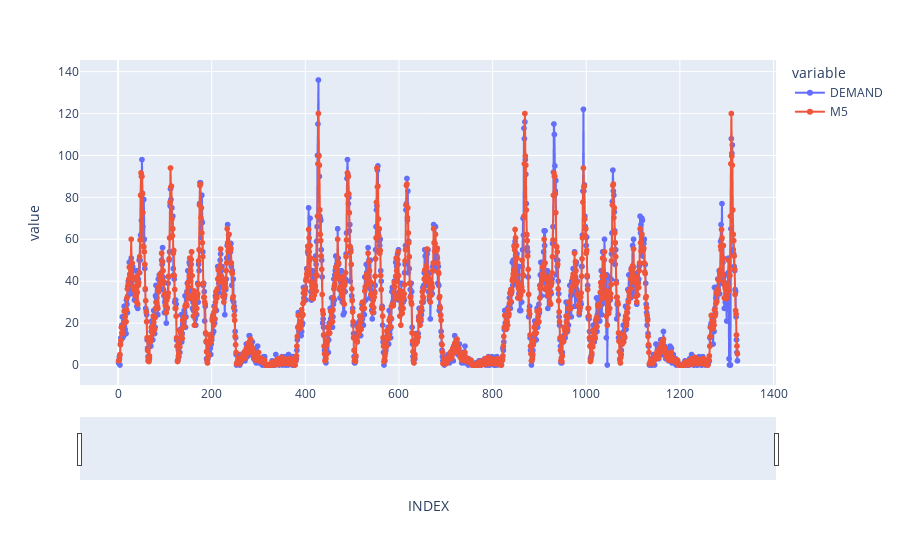

Source (notebook cell):
### Code cell
fig=px.line(df, x='INDEX', y=['DEMAND', 'M5'], markers=True)
fig.update_xaxes(rangeslider_visible=True)
fig.show()

### Figure 1 — Plotly figure (JSON) as saved in the notebook; plotly's stock layout.template omitted (floating-point values rounded to 4 significant figures; data arrays with more than 128 entries replaced by an {"elided": "..."} marker saying what was removed)
{"data": [{"hovertemplate": "variable=DEMAND<br>INDEX=%{x}<br>value=%{y}<extra></extra>", "legendgroup": "DEMAND", "line": {"color": "#636efa", "dash": "solid"}, "marker": {"symbol": "circle"}, "mode": "markers+lines", "name": "DEMAND", "showlegend": true, "type": "scattergl", "x": {"elided": "1323 int values"}, "xaxis": "x", "y": {"elided": "1323 int values"}, "yaxis": "y"}, {"hovertemplate": "variable=M5<br>INDEX=%{x}<br>value=%{y}<extra></extra>", "legendgroup": "M5", "line": {"color": "#EF553B", "dash": "solid"}, "marker": {"symbol": "circle"}, "mode": "markers+lines", "name": "M5", "showlegend": true, "type": "scattergl", "x": {"elided": "1323 int values"}, "xaxis": "x", "y": {"elided": "1323 float values"}, "yaxis": "y"}], "layout": {"legend": {"title": {"text": "variable"}, "tracegroupgap": 0}, "margin": {"t": 60}, "xaxis": {"anchor": "y", "domain": [0, 1], "rangeslider": {"visible": true}, "title": {"text": "INDEX"}}, "yaxis": {"anchor": "x", "domain": [0, 1], "title": {"text": "value"}}}}
